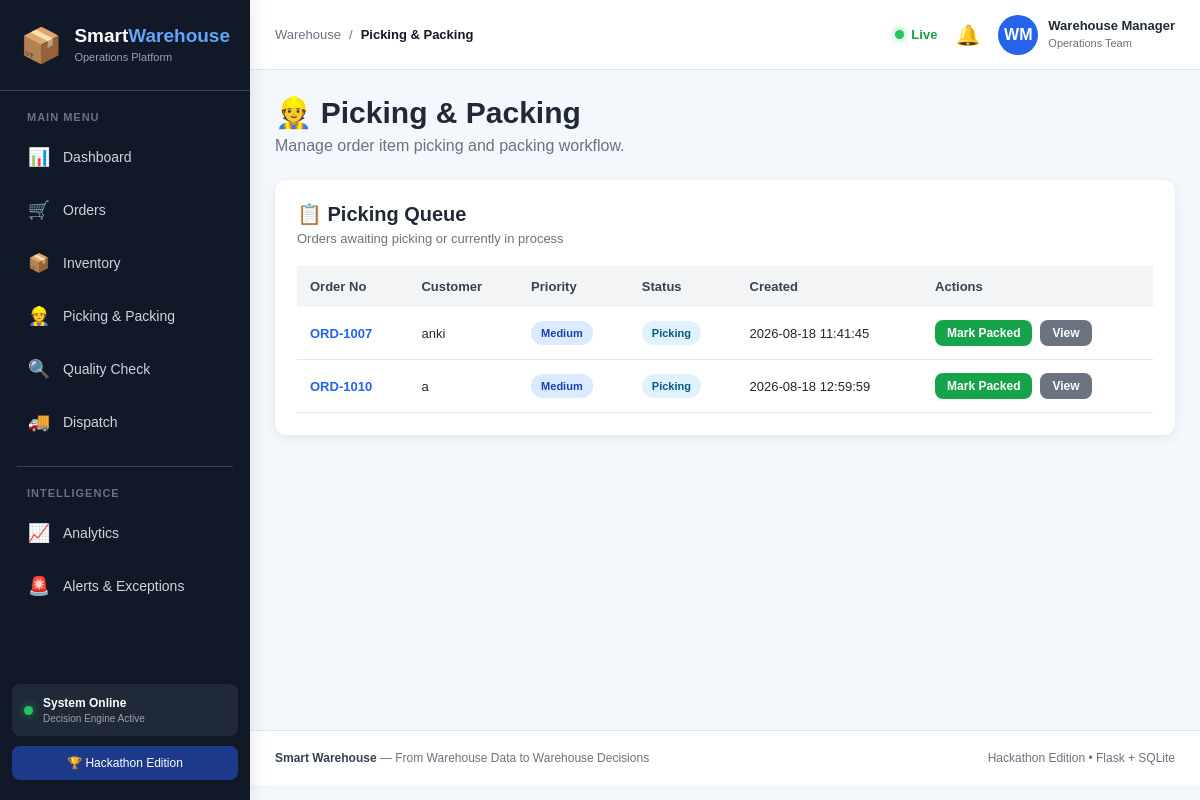
The app's page /picking with its own data.
### tables this page shows
CREATE TABLE orders (
        id INTEGER PRIMARY KEY AUTOINCREMENT,
        order_no TEXT UNIQUE NOT NULL,
        customer TEXT NOT NULL,
        priority TEXT NOT NULL DEFAULT 'Medium',
        status TEXT NOT NULL DEFAULT 'Pending',
        sla_hours INTEGER NOT NULL DEFAULT 24,
        created_at TEXT NOT NULL,
        eta TEXT,
        notes TEXT DEFAULT ''
    , qc_status TEXT NOT NULL DEFAULT 'Pending', allocated_at TEXT, picked_at TEXT, packed_at TEXT, qc_at TEXT, dispatched_at TEXT);

### app.py (the view)
@app.route("/picking")
def picking():
    conn = get_db()
    picking_orders = conn.execute("""
        SELECT *
        FROM orders
        WHERE status IN (
            'Pending',
            'Picking',
            'Processing'
        )
        ORDER BY
            CASE priority
                WHEN 'Urgent' THEN 1
                WHEN 'High' THEN 2
                WHEN 'Medium' THEN 3
                ELSE 4
            END,
            id ASC
    """).fetchall()
    conn.close()
    return render_template(
        "picking.html",
        orders=picking_orders
    )

### app.py (called while the page is built)
def get_db():
    conn = sqlite3.connect(str(DB_PATH))
    conn.row_factory = sqlite3.Row
    conn.execute("PRAGMA foreign_keys = ON")
    return conn

### templates/picking.html (shortened to what this page needs)
{% extends "base.html" %}
{% block breadcrumb %}Picking & Packing{% endblock %}
{% block content %}
<div class="dashboard-page">
    <div class="page-header">
        <div>
            <h1>👷 Picking & Packing</h1>
            <p>Manage order item picking and packing workflow.</p>
        </div>
    </div>
    <div class="dashboard-card">
        <div class="card-header">
            <div>
                <h2>📋 Picking Queue</h2>
                <p>Orders awaiting picking or currently in process</p>
            </div>
        </div>
        {% if orders %}
        <div class="table-wrapper">
            <table>
                <thead>
                    <tr>
                        <th>Order No</th>
                        <th>Customer</th>
                        <th>Priority</th>
                        <th>Status</th>
                        <th>Created</th>
                        <th>Actions</th>
                    </tr>
                </thead>
                <tbody>
                {% for order in orders %}
                <tr>
                    <td>
                        <a href="{{ url_for('order_detail', order_id=order['id']) }}"
                           class="order-link">
                            {{ order['order_no'] }}
                        </a>
                    </td>
                    <td>
                        {{ order['customer'] }}
                    </td>
                    <td>
                        <span class="badge {{ order['priority']|lower }}">
                            {{ order['priority'] }}
                        </span>
                    </td>
                    <td>
                        <span class="status-badge">
                            {{ order['status'] }}
                        </span>
                    </td>
                    <td>
                        {{ order['created_at'] }}
                    </td>
                    <td>
                        <div style="display: flex; gap: 8px;">
                            {% if order['status'] in ['Pending', 'Processing'] %}
                            <form action="{{ url_for('update_picking', order_id=order['id']) }}" method="POST" style="margin:0;">
                                <input type="hidden" name="status" value="Picking">
                                <button type="submit" class="btn btn-primary" style="padding: 6px 12px; font-size: 12px;">
                                    Start Picking
                                </button>
                            </form>
                            {% elif order['status'] == 'Picking' %}
                            <form action="{{ url_for('update_picking', order_id=order['id']) }}" method="POST" style="margin:0;">
                                <button type="submit" class="btn btn-success" style="padding: 6px 12px; font-size: 12px;">
                                    Mark Packed
                                </button>
                            </form>
                            {% endif %}
                            <a href="{{ url_for('order_detail', order_id=order['id']) }}" class="btn btn-secondary" style="padding: 6px 12px; font-size: 12px;">
                                View
                            </a>
                        </div>
                    </td>
                </tr>
                {% endfor %}
                </tbody>
            </table>
        </div>
        {% else %}
        <div class="empty-state" style="text-align: center; padding: 40px; color: #6b7280;">
            <div class="icon" style="font-size: 40px; margin-bottom: 10px;">👷</div>
            <h2>No Orders in Picking Queue</h2>
            <p>All pending orders have been picked and packed.</p>
        </div>
        {% endif %}
    </div>
</div>
{% endblock %}

### static/style.css (style rules this page uses)
* { margin: 0; padding: 0; box-sizing: border-box; }
html { scroll-behavior: smooth; }
body { font-family: Arial, Helvetica, sans-serif; background: #f4f7fb; color: #1f2937; min-height: 100vh; }
a { text-decoration: none; color: inherit; }
button { font-family: inherit; }
.dashboard-page { width: 100%; }
.page-header { display: flex; justify-content: space-between; align-items: center; margin-bottom: 25px; }
.page-header h1 { margin: 0; font-size: 30px; }
.page-header p { margin-top: 7px; color: #6b7280; }
.dashboard-card, .card, .inventory-card, .analytics-card, .order-card { background: white; border-radius: 12px; padding: 22px; box-shadow: 0 3px 12px rgba(0, 0, 0, 0.07); margin-bottom: 20px; }
.card-header { display: flex; justify-content: space-between; align-items: center; margin-bottom: 20px; }
.card-header h2 { font-size: 20px; margin: 0; }
.card-header p { color: #6b7280; margin-top: 5px; font-size: 13px; }
.table-wrapper { width: 100%; overflow-x: auto; }
table { width: 100%; border-collapse: collapse; }
th { background: #f3f4f6; color: #374151; padding: 13px; text-align: left; font-size: 13px; font-weight: 600; }
td { padding: 13px; border-bottom: 1px solid #e5e7eb; font-size: 13px; }
.order-link { color: #2563eb; font-weight: 600; }
.badge, .status-badge, .status { display: inline-block; padding: 6px 10px; border-radius: 20px; font-size: 11px; font-weight: 600; }
.badge.medium { background: #dbeafe; color: #1e40af; }
.status-badge { background: #e0f2fe; color: #075985; }
.btn { display: inline-block; border: none; padding: 11px 18px; border-radius: 8px; cursor: pointer; font-weight: 600; font-size: 14px; transition: 0.2s; }
.btn-success { background: #16a34a; color: white; }
.btn-secondary { background: #6b7280; color: white; }

### records on screen
orders: order_no "ORD-1007", customer "anki", priority "Medium", status "Picking", created_at "2026-08-18 11:41:45"
orders: order_no "ORD-1010", customer "a", priority "Medium", status "Picking", created_at "2026-08-18 12:59:59"
